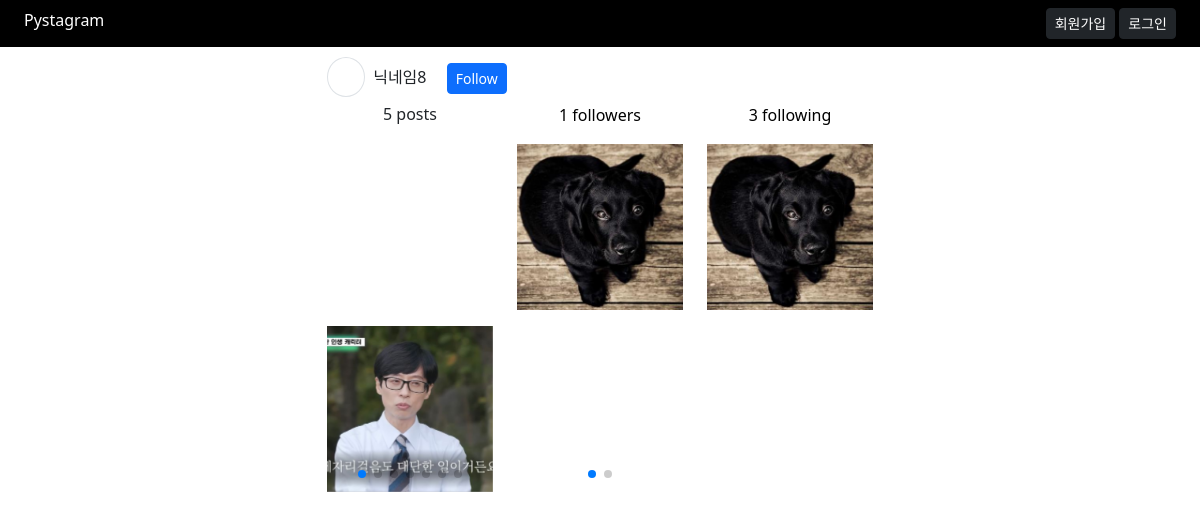
Screenshot of /profile/닉네임8/ with the database file from the repository.
### member/models.py (models this page shows, shortened)
class User(AbstractBaseUser):
    email = models.EmailField(
        verbose_name='email',
        unique=True # 중복 불가 (로그인 ID로 사용)
    )
    is_active = models.BooleanField(default=False)  #계정 활성화 여부
    is_admin = models.BooleanField(default=False)   #관리자 권한 부여
    nickname = models.CharField('nickname', max_length=20, unique=True)
    following = models.ManyToManyField(
        'self', symmetrical=False, related_name='followers',
        through='UserFollowing',    # 6.
        through_fields=('from_user', 'to_user') # 7.
    )
    objects = UserManager() # 앞서 정의한 UserManager를 설정
    USERNAME_FIELD = 'email'    #로그인 시 사용할 필드 지정
    EMAIL_FIELD = 'email'       #이메일 필드로 사용
    REQUIRED_FIELDS = []         # cr eatesuperuser 시 추가로 요구할 필드
    class Meta:
        verbose_name = ('유저')                       #admin에서 단수
        verbose_name_plural = f'{verbose_name} 목록'  #admin에서 복수

### post/models.py (models this page shows, shortened)
class PostImage(TimestampModel):
    post = models.ForeignKey(Post, on_delete=models.CASCADE, related_name='images')
    image = models.ImageField('이미지', upload_to='post/%Y/%m/%d')
    class Meta:
        verbose_name = '이미지'
        verbose_name_plural = '이미지  목록'

class Post(TimestampModel):
    content = models.TextField('본문')
    user = models.ForeignKey(User, on_delete=models.CASCADE)    # 작성자 = 장고 사용자 모델 User.id
    class Meta:
        verbose_name = '포스트'
        verbose_name_plural = '포스트 목록'

### member/views.py (the view)
# urls.py: path('<str:slug>/', views.UserProfileView.as_view(), name='detail'),
class UserProfileView(DetailView):
    model = User
    template_name='profile/detail.html'
    slug_field = 'nickname'     # User 모델에서 닉네임 필드(컬럼)를 slug로 사용
    slug_url_kwarg = 'slug'     # URLConf에서 <str:slug>로 전달된 값을 slug로 사용
    queryset = User.objects.all().prefetch_related('post_set', 'post_set__images', 'following', 'followers')
    def get_context_data(self, **kwargs):
        data = super().get_context_data(**kwargs)
        if self.request.user.is_authenticated:
            data['is_follow'] = UserFollowing.objects.filter(
                to_user=self.object,
                from_user=self.request.user
            )
        return data

### templates/profile/detail.html (shortened to what this page needs)
{% extends 'base.html' %}
{% load humanize %}
{% block style %}
    <link rel="stylesheet" href="https://cdn.jsdelivr.net/npm/swiper@11/swiper-bundle.min.css"/>
{% endblock %}
{% block content %}
    <div class="row">
        <div class="col-10 offset-1 col-lg-6 offset-lg-3">
            <div>
                <span class="p-2 border rounded-circle me-2">
                    <i class="fa-solid fa-user" style="width: 16px; padding-left: 3px;"></i>
                </span>
            {{ object.nickname }}
            {% if object != request.user %}
            <form action="{% url 'profile:follow' object.pk %}" method="post" class="d-inline">
                <button class="btn btn-primary btn-sm ms-3">
                    {% if is_follow %}
                        Unfollow
                    {% else %}
                        Follow
                    {% endif %}
                </button>
            </form>
            {% endif %}
            </div>
            <div class="row mt-2">
                <div class="col-4 text-center">{{ object.post_set.count | intcomma }} posts</div>
                <div class="col-4 text-center">
                    <button class="border-0 bg-transparent" data-bs-toggle="modal" data-bs-target="#followers-modal">
                        {{ object.followers.count | intcomma }} followers
                    </button>
                </div>
                <div class="col-4 text-center">
                    <button class="border-0 bg-transparent" data-bs-toggle="modal" data-bs-target="#following-modal">
                        {{ object.following.count | intcomma }} following
                    </button>
                </div>
            </div>
            <div class="row mt-2">
                {% for post in object.post_set.all %}
                  <div class="col-4 my-2">
                     <div class="swiper">
                        <div class="border-1 swiper-wrapper">
                            {% for post_image in post.images.all %}
                                <div class="swiper-slide">
                                    <img class="img-fluid post-image" src="{{ post_image.image.url }}" alt="">
                                </div>
                            {% endfor %}
                        </div>
                        <div class="swiper-pagination"></div>
                    </div>
                  </div>
                {% endfor %}
            </div>
        </div>
    </div>
{% endblock %}

### templates/base.html (shortened to what this page needs)
{% load static %}
<!DOCTYPE html>
<html lang="en">
<head>
    <link rel="stylesheet" href="{% static 'css/bootstrap.css' %}">
    <link href="{% static 'font-awesome/css/fontawesome.css' %}" rel="stylesheet" />
    <link href="{% static 'font-awesome/css/solid.css' %}" rel="stylesheet" />
    <link href="{% static 'font-awesome/css/brands.css' %}" rel="stylesheet" />
    <link href="{% static 'css/style.css' %}" rel="stylesheet" />
    {% block style %}{% endblock %}
</head>
<body>
<nav class="d-flex justify-content-between py-2 px-4 bg-black text-white">
    <div>
        <a href="{% url 'main' %}" class="text-decoration-none text-white">Pystagram </a>
    </div>
    <div>
       <a href="{% url 'search' %}">
            <i class="fa-solid fa-magnifying-glass text-white"></i>
       </a>
    </div>
    <div class="text-end">
        {%  if request.user.is_authenticated %}
            {{ request.user.nickname }}
            <form action="{% url 'logout' %}" method="POST" class="d-inline ms-2">
                {% csrf_token %}
                <button class="btn btn-dark btn-sm">로그아웃</button>
            </form>
        {% else %}
            <a class="btn btn-dark btn-sm" href="{% url 'signup' %}">회원가입</a>
            <a class="btn btn-dark btn-sm" href="{% url 'login' %}">로그인</a>
        {% endif %}
    </div>
</nav>
<div class="container pt-3">
    {% block content %}{% endblock %}
</div>
</body>
</html>

### templates/profile/detail.html (style rules this page uses)
.post-image { aspect-ratio: 1 / 1; object-fit: cover; }

### rows the page displays
User: nickname "닉네임8", post_set.count "5", followers.count "1", following.count "3"
PostImage: image (picture)
PostImage: image (picture)
PostImage: image (picture)
